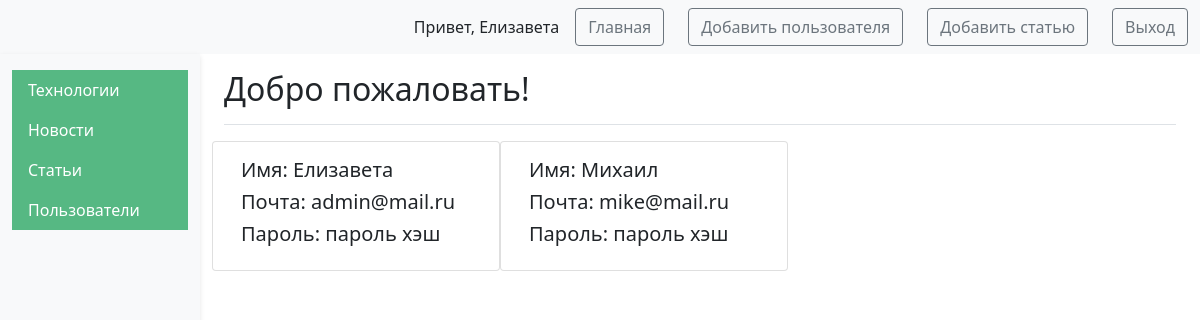
The app's page /get_all_users (signed in), older data.
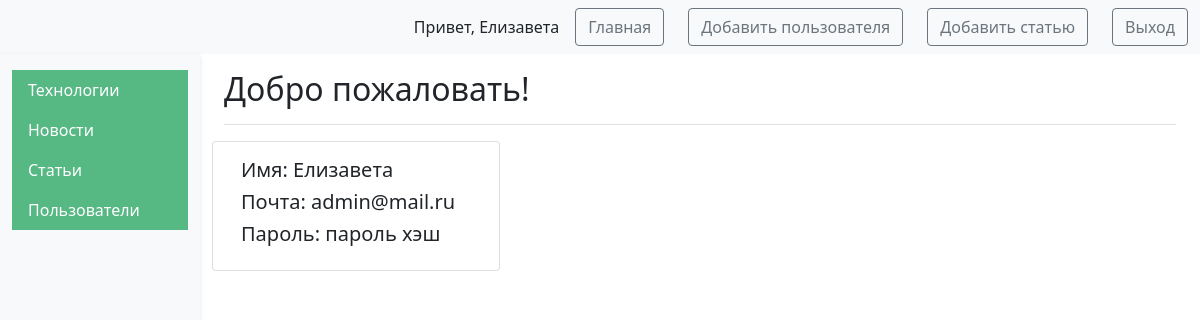
The same page, newer data.
### tables this page shows
CREATE TABLE users (
    id INTEGER PRIMARY KEY AUTOINCREMENT,
    name TEXT NOT NULL,
    email TEXT NOT NULL,
    psw TEXT NOT NULL,
    is_admin INTEGER NOT NULL
);

### app.py (the view)
@app.route("/get_all_users")
@login_required
def get_all_users():
    res = dbase.getAllUsers()
    return render_template(
        'all_users.html',
        data=res,
        user_name=current_user.get_name(),
        is_admin=int(current_user.get_admin())
    )

### DataBase.py (called while the page is built)
    def getUser(self, user_id):
        try:
            self.__cur.execute(
                f"SELECT * FROM users WHERE id = {user_id} LIMIT 1")
            res = self.__cur.fetchone()
            if not res:
                print("Пользователь не найден")
                return False
            return res
        except sqlite3.Error as e:
            print("Ошибка получения из БД "+str(e))
        return False

    def getAllUsers(self):
        try:
            self.__cur.execute(f"SELECT * FROM users")
            res = self.__cur.fetchall()
            print(res)
            if res:
                blocks_list = [dict(ix) for ix in res]
                print(blocks_list)
                return blocks_list
        except sqlite3.Error as e:
            print("Ошибка получения данных из БД "+str(e))
        return False

### UserLogin.py (called while the page is built)
    def fromDB(self, user_id, db):
        self.__user = db.getUser(user_id)
        return self

    def get_name(self):
        return str(self.__user['name'])

    def get_admin(self):
        return str(self.__user['is_admin'])

### app.py (called while the page is built)
@app.before_request
def before_request():
    global dbase
    db = get_db()
    dbase = DataBase(db)

### templates/all_users.html (shortened to what this page needs)
<!DOCTYPE html>
<html lang="en">
<head>
	<link href="https://cdn.jsdelivr.net/npm/bootstrap@5.1.3/dist/css/bootstrap.min.css" rel="stylesheet">
</head>
<body>
<nav class="navbar navbar-expand-lg navbar-light bg-light">
	<div class="container-fluid">
		<div class="d-flex align-items-center">
			<span class="me-3">Привет, {{user_name}}</span>
            <a href="{{ url_for('index') }}" class="btn btn-outline-secondary me-4">Главная</a>
			{% if is_admin == 1 %}
				<a class="btn btn-outline-secondary me-4" href="{{url_for('register')}}">Добавить пользователя</a>
			{% endif %}
			<a class="btn btn-outline-secondary me-4" href="{{url_for('addPost')}}">Добавить статью</a>
			<a href="{{ url_for('logout') }}" class="btn btn-outline-secondary">Выход</a>
		</div>
	</div>
</nav>
<div class="container-fluid">
	<div class="row">
		{% if is_admin == 1 %}
			<nav id="sidebarMenu" class="col-md-3 col-lg-2 d-md-block bg-light sidebar collapse">
				<div class="position-sticky pt-3">
					<ul class="nav flex-column">
						<li class="nav-item">
							<a class="nav-link active" aria-current="page" href="{{ url_for('tech_admin') }}">
								Технологии
							</a>
							<a class="nav-link active" aria-current="page" href="{{ url_for('index') }}">
								Новости
							</a>
							<a class="nav-link active" aria-current="page" href="{{ url_for('post_admin') }}">
								Статьи
							</a>
                            <a class="nav-link active" aria-current="page" href="{{ url_for('get_all_users') }}">
								Пользователи
							</a>
						</li>
					</ul>
				</div>
			</nav>
		{% endif %}
		<main class="col-md-9 ms-sm-auto col-lg-10 px-md-4">
			<div class="d-flex justify-content-between flex-wrap flex-md-nowrap align-items-center pt-3 pb-2 mb-3 border-bottom">
				<h1 class="h2">Добро пожаловать!</h1>
			</div>
			{% if is_admin == 1 %}
            <div class="row">
                {% for user in data %}
                <div class="card" style="width: 18rem;">
                    <div class="card-body">
                        <h5 class="card-title">Имя: {{user['name']}}</h5>
                        <h5 class="card-title">Почта: {{user['email']}}</h5>
                        <h5 class="card-title">Пароль: пароль хэш</h5>
                    </div>
                </div>
                {% endfor %}
            </div>
			{% endif %}
		</main>
	</div>
</div>
</body>
</html>

Row changes from the older to the newer data that the page shows:
removed users: name "Михаил", email "mike@mail.ru"
